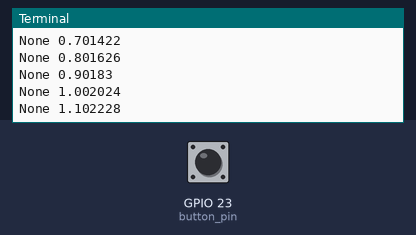
A program run on a simulated Raspberry Pi (BCM pin numbers). Parts: the last lines printed to the terminal. The inputs (shaded band) are chosen by the test bench; at power-on: GPIO 23 (button_pin) HIGH.

Above: at 1.2 s.
1.3 s: GPIO 23 (button_pin) pulled LOW for 0.15 s
At 1.31 s:
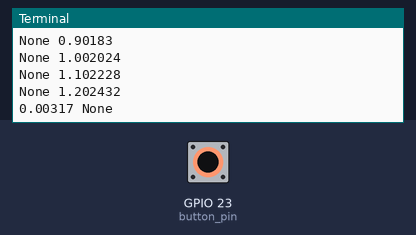
2.9 s: GPIO 23 (button_pin) pulled LOW for 1 s
At 2.91 s:
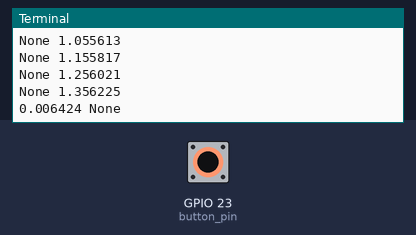
5.4 s: GPIO 23 (button_pin) pulled LOW for 0.15 s
At 5.42 s:
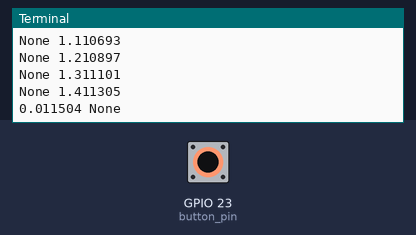
Timing chart, 0 to 8.4 s (numbered marks = the images above; inputs shaded):
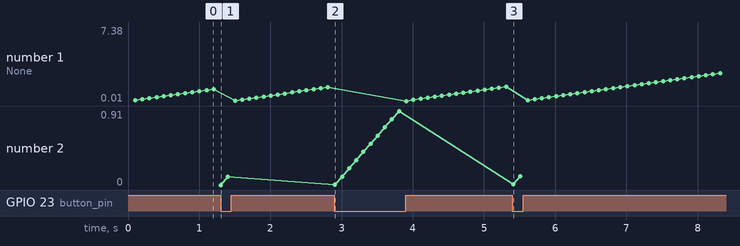

The program:

03_GPIO_Input_Time.py
```python
from gpiozero import DigitalInputDevice
from time import sleep

button_pin = DigitalInputDevice(23, pull_up=True)

while True:
    print(button_pin.active_time, button_pin.inactive_time)
    sleep(0.1)
```

Measured:
- after the input at 1.3 s, the terminal: prints a new line at once (image 1)
- after the input at 2.9 s, the terminal: prints a new line at once (image 2)
- plotted number 1: 1.2 → 1.36 after the input at 1.3 s, 1.36 → 1.41 after the input at 2.9 s
- plotted number 2: 0.1 → 0.91 after the input at 2.9 s
